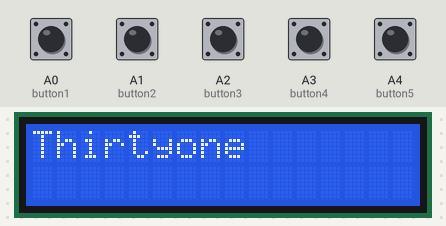
A sketch run on a simulated Arduino Uno, built with avr-gcc and run on an emulated ATmega328P. On the bench: 16×2 character LCD. The test bench sets the inputs (shaded band); at power-on: A0 (button1), A1 (button2), A2 (button3), A3 (button4), A4 (button5) HIGH.

Above: at 1.2 s.
1.3 s: A0 (button1) pulled LOW for 0.15 s
At 1.38 s:
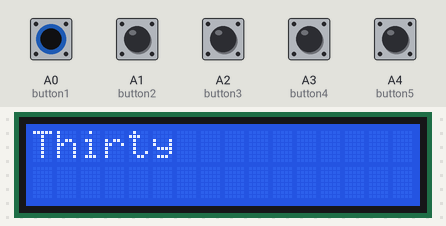
2.9 s: A1 (button2) pulled LOW for 0.15 s
At 2.98 s:
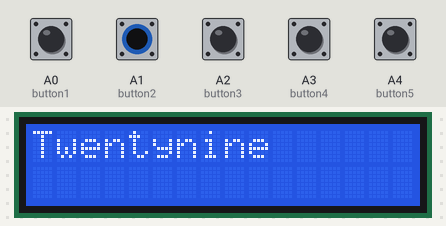
4.5 s: A2 (button3) pulled LOW for 0.15 s
At 4.58 s:
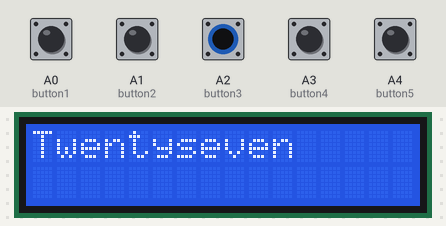
6.1 s: A3 (button4) pulled LOW for 0.15 s
At 6.18 s:
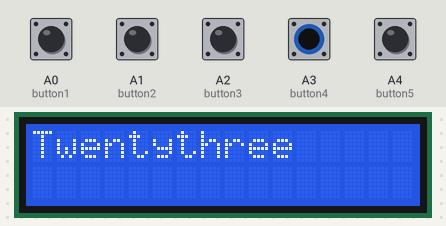
7.7 s: A4 (button5) pulled LOW for 0.15 s
At 7.78 s:
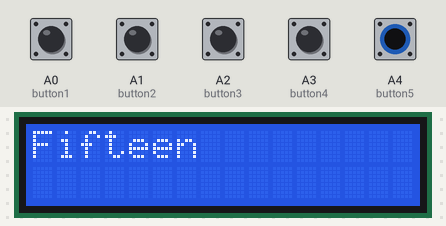
9.3 s: A0 (button1) driven LOW and A1 (button2) driven LOW
At 10.7 s:
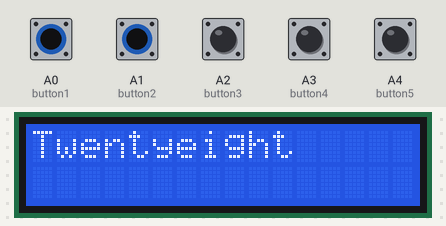
Timing chart, 0 to 11.8 s (numbered marks = the images above; inputs shaded):
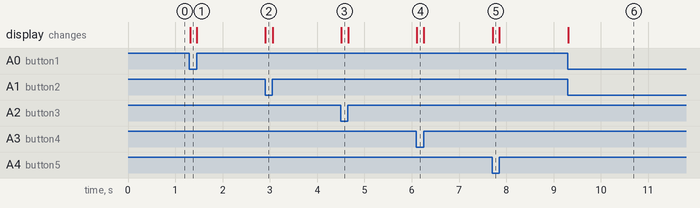

Measured:
- after the input at 1.3 s, the display: changes at once (image 1)
- after the input at 2.9 s, the display: changes at once (image 2)
- after the input at 4.5 s, the display: changes at once (image 3)
- after the input at 6.1 s, the display: changes at once (image 4)
- after the input at 7.7 s, the display: changes at once (image 5)
- after the input at 9.3 s, the display: changes at once (image 6)

The sketch:

binaryBox.ino
```cpp
// constants won't change. They're used here to set pin numbers:
const int button1 = A0;     // the number of the pushbutton pin
const int button2 = A1;     // the number of the pushbutton pin
const int button3 = A2;     // the number of the pushbutton pin
const int button4 = A3;     // the number of the pushbutton pin
const int button5 = A4;     // the number of the pushbutton pin
//const int buttonT3 = A5;     // the number of the pushbutton pin

// variables will change:
int buttonState1 = 0;         // variable for reading the pushbutton status
int buttonState2 = 0;         // variable for reading the pushbutton status
int buttonState3 = 0;         // variable for reading the pushbutton status
int buttonState4 = 0;         // variable for reading the pushbutton status
int buttonState5 = 0;         // variable for reading the pushbutton status
//int buttonStateT3 = 0;         // variable for reading the pushbutton status

// include the library code:
#include <LiquidCrystal.h>

// initialize the library by associating any needed LCD interface pin
// with the arduino pin number it is connected to
const int rs = 13, en = 12, d4 = 11, d5 = 10, d6 = 9, d7 = 6;
LiquidCrystal lcd(rs, en, d4, d5, d6, d7);

void setup() {
  pinMode(button1, INPUT_PULLUP);
  pinMode(button2, INPUT_PULLUP);
  pinMode(button3, INPUT_PULLUP);
  pinMode(button4, INPUT_PULLUP);
  pinMode(button5, INPUT_PULLUP);
//  pinMode(buttonT3, INPUT_PULLUP);
  lcd.begin(16, 2);
	// Serial.begin(9600);
}

int readButtons() {
  int value = 0;
  buttonState1 = digitalRead(button1);
  buttonState2 = digitalRead(button2);
  buttonState3 = digitalRead(button3);
  buttonState4 = digitalRead(button4);
  buttonState5 = digitalRead(button5);
//  buttonStateT3 = digitalRead(buttonT3);
  // Serial.println("---");
  // Serial.print(buttonState1);
  // Serial.print(buttonState2);
  // Serial.print(buttonState3);
  // Serial.print(buttonStateT1);
  // Serial.print(buttonStateT2);
  // Serial.print(buttonStateT3);
  // Serial.println("---");
  if (buttonState1 == HIGH) {
    value = value | 1;
  }
  if (buttonState2 == HIGH) {
    value = value | (1 << 1);
  }
  if (buttonState3 == HIGH) {
    value = value | (1 << 2);
  }
  if (buttonState4 == HIGH) {
    value = value | (1 << 3);
  }
  if (buttonState5 == HIGH) {
    value = value | (1 << 4);
  }
  return value;
}

String valueToHint(int val){
  String res = "";
  switch(val) {
    case 0:
      res = "No points";
      break;
    case 1:
      res = "One and only";
      break;
    case 2:
      res = "Two low";
      break;
    case 3:
      res = "Three-zy";
      break;
    case 4:
      res = "I can do that four sure";
      break;
    case 5:
      res = "Fiver";
      break;
    case 6:
      res = "Six";
      break;
    case 7:
      res = "seven ate nine";
      break;
    case 8:
      res = "ate nine";
      break;
    case 9:
      res = "Nine";
      break;
    case 10:
      res = "no-pun-in-ten-did";
      break;
    case 11:
      res = "Eleven";
      break;
    case 12:
      res = "Twelve";
      break;
    case 13:
      res = "Jippie! 1234";
      break;
    case 14:
      res = "Ten-four";
      break;
    case 15:
      res = "Fifteen";
      break;
    case 16:
      res = "Sixteen";
      break;
    case 17:
      res = "Seventeen";
      break;
    case 18:
      res = "Eighteen";
      break;
    case 19:
      res = "Nineteen";
      break;
    case 20:
      res = "Twenty";
      break;
    case 21:
      res = "Twentyone";
      break;
    case 22:
      res = "Twentytwo";
      break;
    case 23:
      res = "Twentythree";
      break;
    case 24:
      res = "Twentyfour";
      break;
    case 25:
      res = "Twentyfive";
      break;
    case 26:
      res = "Twentysix";
      break;
    case 27:
      res = "Twentyseven";
      break;
    case 28:
      res = "Twentyeight";
      break;
    case 29:
      res = "Twentynine";
      break;
    case 30:
      res = "Thirty";
      break;
    case 31:
      res = "Thirtyone";
      break;
    default:
      res = "No Answer";
      break;
  }
  return res;
}

int value;
int oldValue;
String answer;

void loop() {
  // read the state of the pushbutton value:
  value = readButtons();
  // check if the pushbutton is pressed. If it is, the buttonState is HIGH:
  if (value != oldValue) {
    lcd.clear();
    answer = valueToHint(value);
    if ( answer.length() > 16){
      lcd.setCursor(0, 0);
      lcd.print(answer.substring(0,15));
      lcd.setCursor(0, 1);
      lcd.print(answer.substring(16,answer.length() - 1));
    } else {
      lcd.setCursor(0, 0);
      lcd.print(answer);
    }
    oldValue = value;
  }
  // Serial.println(value);
	delay(10);
}
```
